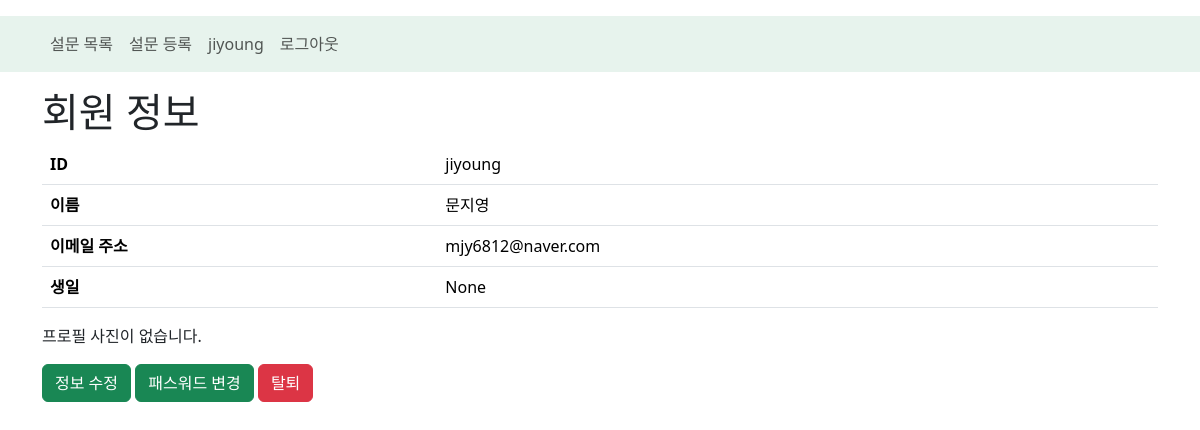
The page /account/detail (signed in) on the database its author committed.
### account/models.py (models this page shows, shortened)
class CustomUser(AbstractUser):  # 기존 사용자 모델을 상속받아 새로운 필드들을 추가
    name = models.CharField(
        max_length=100,
        verbose_name="이름",      # Form 관련 설정. ModelForm을 만들 경우 form field 설정을 model field에 한다.
    )
    email = models.EmailField(   # DB-varchar type, python-Email 유효성 검사를 한다.
        max_length=100,
        verbose_name="Email"
    )
    birthday = models.DateField(  # DB: date type, python: datetime.date
        verbose_name="생일",
        null=True, # Nullable 컬럼
        blank=True,  # form관련 설정. 빈 문자열 (값)을 받을 수 있다.
    )
    profile_img = models.ImageField(
        verbose_name="프로필 사진",
        null=True,  # DB: NULL 허용 컬럼
        blank=True,  # Form: required=False
        upload_to="images/profile/%Y/%m/%d"
    )

### account/views.py (the view)
# urls.py: path("detail", views.detail, name="detail"),
@login_required
def detail(request):
    try:
        user_id = get_user(request).pk
        user = CustomUser.objects.get(pk=user_id)
        return render(
            request, "account/detail.html", {"user":user}
        )
    except Exception as e:
        print(e)
        return render(request, "error.html", {"error_message":"회원정보 조회 도중 문제 발생"})

### account/templates/account/detail.html (shortened to what this page needs)
{% extends "layout/main_layout.html" %}
{% block contents %}
<h1>회원 정보</h1>
<table class="table">
    <tr>
        <th>ID</th>
        <td>{{user.username}}</td>
    </tr>
    <tr>
        <th>이름</th>
        <td>{{user.name}}</td>
    </tr>
    <tr>
        <th>이메일 주소</th>
        <td>{{user.email}}</td>
    </tr>
    <tr>
        <th>생일</th>
        <td>{{user.birthday}}</td>
    </tr>
</table>
{% if user.profile_img %}
    <a href="{{user.profile_img.url}}"></a>
{% else %}
    프로필 사진이 없습니다.
{% endif %}
<div class="mt-3">
    <a href="{% url 'account:update' %}" class="btn btn-success">정보 수정</a>
    <a href="{% url 'account:password_change' %}" class="btn btn-success">패스워드 변경</a>
    <a href="{% url 'account:delete' %}" class="btn btn-danger" onclick="return confirm('정말 탈퇴하시겠습니까?')">탈퇴</a>
</div>
{% endblock contents %}

### templates/layout/main_layout.html (shortened to what this page needs)
 <!DOCTYPE html>
 <html lang="en">
 <head>
    <link href="https://cdn.jsdelivr.net/npm/bootstrap@5.3.8/dist/css/bootstrap.min.css" rel="stylesheet">
 </head>
 <body>
<nav class="navbar navbar-expand-sm bg-success bg-opacity-10 mt-3">
    <div class="container">
        <div class="navbar-nav">
            <a href="{% url 'polls:list' %}" class="nav-link">설문 목록</a>
            {% if user.is_authenticated %}
                <a href="{% url 'polls:vote_create' %}" class="nav-link">설문 등록</a>
                <a href="{% url 'account:detail' %}" class="nav-link">{{user.username}}</a>
                <a href="{% url 'account:logout' %}" class="nav-link">로그아웃</a>
            {% endif %}
        </div>
    </div>
</nav>
<div class="container mt-3">
{% block contents %}{% endblock contents %}
</div>
 </body>
 </html>

### rows shown on the page
CustomUser: username "jiyoung", name "문지영", email "mjy6812@naver.com", birthday "None"
